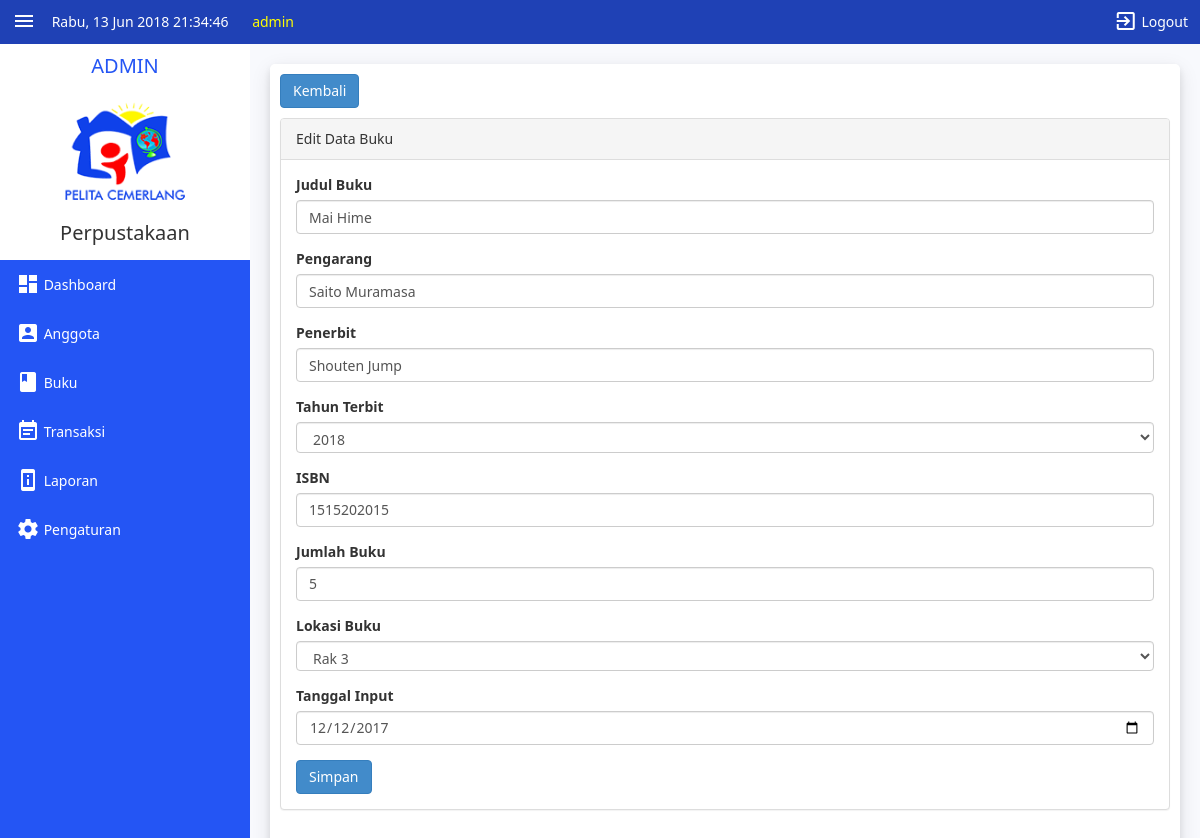
The app's page /admin/index.php?page=buku&aksi=edit&id=20 (signed in) with its own data.
### tables this page shows
CREATE TABLE `tbuser` (
  `id` int(11) NOT NULL,
  `status` varchar(5) NOT NULL,
  `nama` varchar(225) NOT NULL,
  `username` varchar(225) NOT NULL,
  `password` varchar(225) NOT NULL
);

CREATE TABLE `tb_buku` (
  `id` int(9) NOT NULL,
  `judul` varchar(250) NOT NULL,
  `pengarang` varchar(250) NOT NULL,
  `penerbit` varchar(150) NOT NULL,
  `tahun_terbit` varchar(4) NOT NULL,
  `isbn` varchar(25) NOT NULL,
  `jumlah_buku` varchar(3) NOT NULL,
  `lokasi` enum('rak1','rak2','rak3','rak4','rak5','rak6','rak7','rak8','rak9','rak10') NOT NULL,
  `tgl_input` date NOT NULL
);

### admin/page/buku/edit.php (the view, shortened to what this page needs)
<a class="btn btn-primary" style="margin-bottom: 10px" href="?page=buku">Kembali</a>
<?php $id= $_GET['id'];
$sql = $koneksi->query("select * from tb_buku where id='$id'");
$tampil = $sql->fetch_assoc();
$tahun2 = $tampil['tahun_terbit'];
$lokasi = $tampil['lokasi'];
 ?>
<div class="panel panel-default">
<div class="panel-heading">
  Edit Data Buku
  </div>
<div class="panel-body">
                           <div class="row">
                               <div class="col-md-12">
                                   <form method="POST">
                                       <div class="form-group">
                                           <label>Judul Buku</label>
                                           <input class="form-control" name="judul" value="<?php echo $tampil['judul'];  ?>"/>
                                       </div>
                                       <div class="form-group">
                                           <label>Pengarang</label>
                                           <input class="form-control" name="pengarang" value="<?php echo $tampil['pengarang'];?>"/>
                                       </div>
                                       <div class="form-group">
                                           <label>Penerbit</label>
                                           <input class="form-control" name="penerbit" value="<?php echo $tampil['penerbit'];?>"/>
                                       </div>
                                       <div class="form-group">
                                            <label>Tahun Terbit</label>
                                            <select class="form-control" name="tahun_Terbit">
                                              <?php
                                                  $tahun =date("Y");
                                                  for($i=$tahun-50;$i<= $tahun; $i++){
                                                    if($i==$tahun2){
                                                    echo'  <option value="'.$i.'" selected>'.$i.'</option>';
                                                    }else{
                                                      echo'  <option value="'.$i.'">'.$i.'</option>';
                                                      }
                                                  }
                                              ?>
                                            </select>
                                        </div>
                                        <div class="form-group">
                                            <label>ISBN</label>
                                            <input class="form-control" name="isbn"/ value="<?php echo $tampil['isbn'];?>">
                                        </div>
                                        <div class="form-group">
                                            <label>Jumlah Buku</label>
                                            <input class="form-control" name="jumlah_Buku"/ value="<?php echo $tampil['jumlah_buku'];?>">
                                        </div>
                                        <div class="form-group">
                                             <label>Lokasi Buku</label>
                                             <select class="form-control" name="lokasi">
                                                 <option value="rak3"<?php if ($lokasi== 'rak3') {echo "selected";}?>>Rak 3</option>
                                             </select>
                                         </div>
                                         <div class="form-group">
                                             <label>Tanggal Input</label>
                                             <input class="form-control" name="tgl_Input" type="date" value="<?php echo $tampil['tgl_input'];?>"/>
                                         </div>
                                         <div>
                                           <input type="submit" name="simpan" value="Simpan" class="btn btn-primary">
                                         </div>
                                       </div>
                              </div>
</div>
</div>
</div>

### admin/index.php (shortened to what this page needs)
<?php
  $koneksi = new mysqli ("localhost","root","","perpustakaan");
?>
<!DOCTYPE html>
<html>
<head>
  <link rel="stylesheet" href="../assets/css/bootstrap.css">
  <link rel="stylesheet" href="../assets/css/bootstrap.ba.css">
  <link rel="stylesheet" href="../assets/css/style.css">
  <link href="../assets/js/dataTables/dataTables.bootstrap.css" rel="stylesheet" >
</head>
<body onload="setInterval('displayServerTime()', 1000);">
  <div class="top-bar">
    <div class="hamburger">
      <button class="hamburger-button" onclick="toggleNav()"><i class="material-icons logout-button">menu</i></button>
    </div>
    <div id="logoutButton" class="hamburger hamburger-logout">
      <button class="hamburger-button" onclick="document.getElementById('modallogout').style.display='block'" ><i class="material-icons logout-button">exit_to_app</i> Logout</button>
    </div>
    <div class="top-bar-menu">
      <?php
        function hari(){
            switch (date("N")) {
              case '3':
                $hari = "Rabu";
                break;
            }
            return($hari);
        }
        $tanggal = hari().", ". date("j M Y");
        echo $tanggal;
      ?>
      <span id="clock"><?php print date('H:i:s'); ?></span>
    </div>
    <div class="top-bar-menu" style="color:yellow; padding-left:20px; font-size:14px;">
      <?php
        include '../koneksi.php';
          $username = $_SESSION['username'];
        mysqli_select_db($conn,'perpustakaan');
        $result = mysqli_query($conn,"SELECT * FROM tbuser WHERE username = '$username'");
        if (mysqli_num_rows($result) > 0) {
          while($row = mysqli_fetch_assoc($result)) {
            echo $row['nama'];
          }
        }
      ?>
    </div>
  </div>
  <div id="mySidenav" class="sidenav tab">
    <div style="background:white;padding:10px;">
      <h2 id="admin" class="admin">ADMIN</h2>
      <center><img src="../assets/img/logo.png" style="width:230px;" alt="logo"></center>
      <h2 style="text-align: Center;">Perpustakaan</h2>
    </div>
    <a href="index.php"><i class="material-icons">dashboard</i> Dashboard</a>
    <a href="?page=anggota"><i class="material-icons">account_box</i> Anggota</a>
    <a href="?page=buku"><i class="material-icons">book</i> Buku</a>
    <a href="?page=transaksi"><i class="material-icons">event_note</i> Transaksi</a>
    <a href="?page=laporan"><i class="material-icons">perm_device_information</i> Laporan</a>
    <a href="?page=pengaturan"><i class="material-icons">settings</i> Pengaturan</a>
  </div>
  <div id="main" class="main">
    <div class="sub-main">
        <div class="content">
          <?php
            $page = $_GET['page'];
            $aksi = $_GET['aksi'];
            if($page == "anggota"){
              if (isset($_GET['aksi'])){
                if ($aksi=="tambah"){
                  include "./page/anggota/tambah.php";
                }
                elseif ($aksi=="edit"){
                  include "./page/anggota/edit.php";
                }
                elseif ($aksi=="hapus"){
                  include "./page/anggota/hapus.php";
                }
                elseif ($aksi=="coba"){
                  include "./page/anggota/coba.php";
                }
              }
              else {
                include "./page/anggota/anggota.php";
              }
            }
            elseif($page == "buku"){
              if (isset($_GET['aksi'])){
                if ($aksi=="tambah"){
                  include "./page/buku/tambah.php";
                }
                elseif ($aksi=="edit"){
                  include "./page/buku/edit.php";
                }
                elseif ($aksi=="hapus"){
                  include "./page/buku/hapus.php";
                }
              }
              else {
                include "./page/buku/buku.php";
              }
            }
            else {
              include "./page/dashboard.php";
            }
          ?>
        </div>
      </div>
</body>
</html>

### assets/css/style.css (style rules this page uses)
body { font-family: "segoe ui"; margin: 0; background-color: #f8f9fd; }
.tab a { display: block; background-color: inherit; color: white; padding-top: 6px; padding-bottom: 14px; padding-left: 16px; width: 100%; border: none; outline: none; text-align: left; cursor: pointer; transition: 0.5s; font-size: 14px; text-decoration:none; }
i { font-size: 30px; transform: translateX(0%) translateY(25%); }
.tab { float: left; width: 30%; height: 300px; }
.sidenav { margin-top: 44px; height: 100%; width: 250px; position: fixed; z-index: 1; top: 0; left: 0; background-color: #2455f4; overflow-x: hidden; transition: 0.5s; }
.main { transition: margin-left 0.5s; margin-left: 250px; height: 100%; position: relative; z-index: 2; transition: 0.5s; }
a { color: white; }
.top-bar { position: fixed; z-index: 4; width: 100%; min-height: 44px; background-color: #1f41b5; color: white; padding-top: 2px; font-size: 14px; }
.top-bar-menu { display: inline-block; padding-left: 8px; }
.top-bar .hamburger { display: inline-block; }
.hamburger-button { display: block; background-color: #1f41b5; color: white; padding-left: 8px ; padding-right: 4px; padding-bottom: 10px; margin-left: 4px; width: 100%; border: none; outline: none; text-align: left; cursor: pointer; transition: 0.3s; }
.logout-button { padding-left: 16px ; padding-right: 10px; padding-top: 8px; padding-bottom: 10px; }
.hamburger i { padding:0; }
.hamburger-logout { position: relative; float: right; margin-right: 8px; transition: margin-left 0.5s; transition: margin-right 0.5s; }
.admin { text-align: center; color: #2455f4; }
.sub-main { width: 100%; height: 100%; float: right; padding: 20px; transition: 0.5s; }
.content { margin-top: 44px; min-height: 900px; padding: 10px; background: #fff; border-radius: 5px; box-shadow: 0 4px 8px 0 rgba(0, 0, 0, 0.1), 0 6px 20px 0 rgba(0, 0, 0, 0.1); }

### records on screen
tbuser: nama "admin"
tb_buku: judul "Mai Hime", pengarang "Saito Muramasa", penerbit "Shouten Jump", tahun_Terbit "2018", isbn "1515202015", jumlah_Buku "5", lokasi "Rak 3", tgl_Input "12/12/2017"

### other values on screen
$tanggal "Rabu, 13 Jun 2018"
